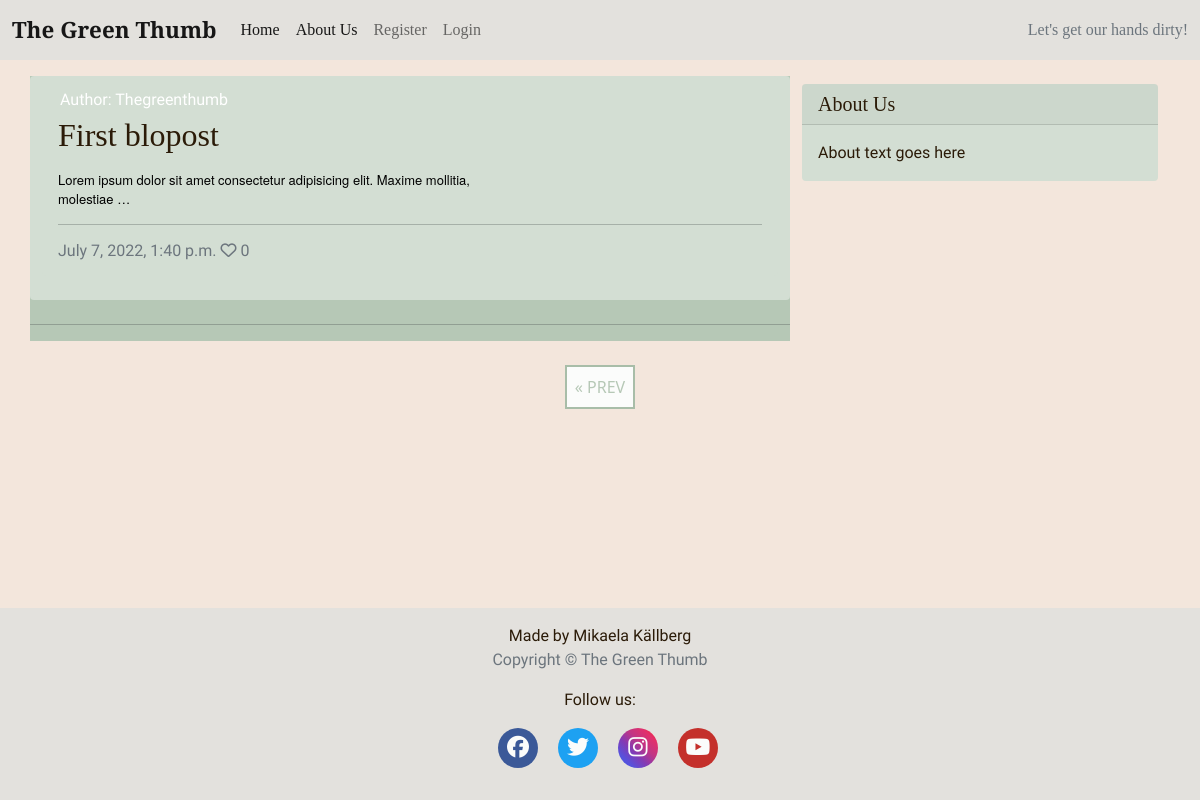
Screenshot of /?page=2 with the database file from the repository.
### blog/models.py (models this page shows, shortened)
class BlogPost(models.Model):
    title = models.CharField(
        max_length=200, unique=True, null=False, blank=False)
    slug = models.SlugField(max_length=200, unique=True)
    created_on = models.DateTimeField(auto_now_add=True)
    updated_on = models.DateTimeField(auto_now=True)
    content = models.TextField(blank=True)
    excerpt = models.TextField(blank=True)
    author = models.ForeignKey(
        User, on_delete=models.CASCADE, related_name='blog_posts',
        default=id(0))
    status = models.IntegerField(choices=STATUS, default=0)
    featured_image = CloudinaryField('image', default='placeholder')
    alt_tag = models.CharField(max_length=100, default='image related to post')
    likes = models.ManyToManyField(
        User, related_name='blogpost_like', blank=True)
    class Meta:
        ordering = ['-created_on']
    def number_of_likes(self):
        return self.likes.count()

### blog/views.py (the view)
# urls.py: path('', views.PostList.as_view(), name='home'),
class PostList(ListView):
    model = BlogPost
    queryset = BlogPost.objects.filter(status=1).order_by('-created_on')
    context_object_name = 'post_list'
    template_name = 'index.html'
    paginate_by = 6

### templates/index.html (shortened to what this page needs)
{% extends "base.html" %}
{% block content %}
<div class="container">
    <div class="row">
        <div class="col-md-8 mt-3 left">
            <div class="row content-clr">
                {% for post in post_list %}
                <div class="card mb-4">
                    <div class="card mb-4">
                        <div class="card-body">
                            <div class="image-container">
                                <div class="image-flash">
                                    <p class="author">Author: {{ post.author }}</p>
                                </div>
                            </div>
                            <a href="{% url 'post_detail' post.slug %}" class="post-link">
                                <h2 class="card-title">{{ post.title }}</h2>
                                <p class="card-text">{{ post.content|truncatewords:50|safe }} </p>
                            </a>
                            <hr />
                            <p class="card-text text-muted h6">{{ post.created_on}} <i class="far fa-heart"></i>
                                {{ post.number_of_likes }}</p>
                        </div>
                    </div>
                </div>
                <hr>
                {% endfor %}
            </div>
        </div>
        {% block sidebar %}
        {% include 'sidebar.html' %}
        {% endblock sidebar %}
    </div>
    {% if is_paginated %}
    <nav aria-label="Page navigation">
        <ul class="pagination justify-content-center">
            {% if page_obj.has_previous %}
            <li><a href="?page={{ page_obj.previous_page_number }}" class="previous">&laquo; PREV </a></li>
            {% endif %}
        </ul>
    </nav>
    {% endif %}
</div>
{%endblock%}

### static/css/style.css (style rules this page uses)
* { margin: 0; padding: 0; border: none; box-sizing: border-box; }
body { background-color: #f3e6dc; background-image: url('https://res.cloudinary.com/mikakallberg/image/upload/w_1000,ar_16:9,c_fill,g_auto,e_sharpen/v1656959952/dirt_sun_tndbjc.jpg'); background-position: center center; background-repeat: no-repeat; background-size: cover; background-attachment:fixed; }
html, body { height: 100%; }
h1, h2, h3, h4, h5 { font-family: 'Playfair Display', serif; color: #2b1b08; }
p { font-family: 'Gentium Book Plus', sans-serif; color: #2b1b08; }
a { text-decoration: none; color: inherit; }
.content-clr { background-color: #b6c8b6; }
.card { border: none; background-color: #d3ded3; }
.next, .previous { color: #b6c8b6; position: relative; display: block; padding: 1vh; margin-top: 3vh; text-decoration: none; background-color: #fbfcfb; border: 2px solid #a8bda8; }
.image-container { position: relative; }
.image-flash { position: absolute; bottom: 0; min-width: 30%; left: -2px; background-color: transparent; }
.author { color: white; margin: 4px; text-transform: capitalize; }
.post-link { text-decoration: none; }

### rows the page displays
BlogPost: author "Thegreenthumb", title "First blopost", content "Lorem ipsum dolor sit amet consectetur adipisicing elit. Maxime mollitia, molestiae …", created_on "July 7, 2022, 1:40 p.m.", number_of_likes "0"
